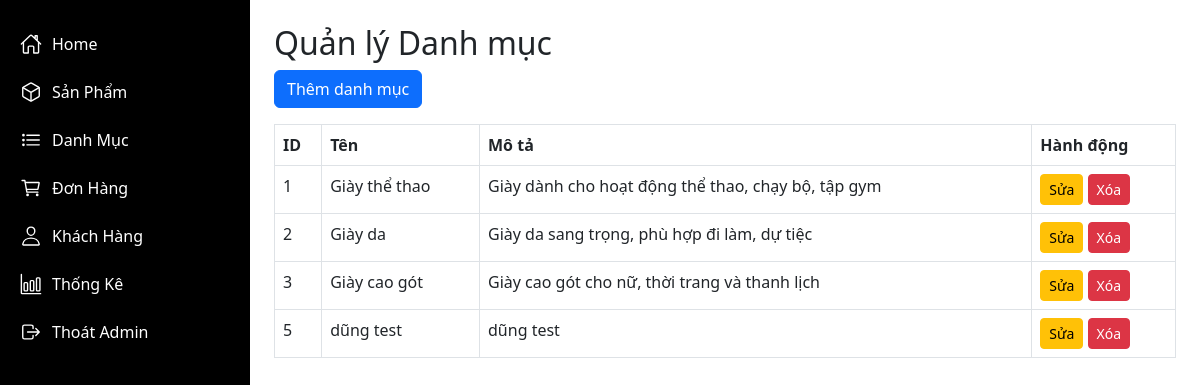
The page /index.php?action=categories (signed in) on the database its author committed.
### tables this page shows
CREATE TABLE `categories` (
  `category_id` int NOT NULL,
  `name` varchar(50) NOT NULL,
  `description` text
);

### app/core/Database.php (called while the page is built, shortened)
<?php
class Database {
    private $conn;
    public function __construct() {
        $this->host = getenv('DB_HOST') ?: 'localhost';
        $this->db_name = getenv('DB_NAME') ?: 'duan1';
        $this->username = getenv('DB_USER') ?: 'root';
        $this->password = getenv('DB_PASS') ?: '';
        try {
            $this->conn = new \PDO(
                "mysql:host=$this->host;dbname=$this->db_name;charset=utf8",
                $this->username,
                $this->password
            );
            $this->conn->setAttribute(\PDO::ATTR_ERRMODE, \PDO::ERRMODE_EXCEPTION);
        } catch (\PDOException $e) {
            die("Kết nối thất bại: " . $e->getMessage());
        }
    }
    public function getConnection() {
        return $this->conn;
    }
}

### app/models/CategoryModel.php (called while the page is built, shortened)
<?php
class CategoryModel {
    private $conn;
    public function __construct() {
        $database = new Database();
        $this->conn = $database->getConnection();
    }
    public function getAllCategories() {
        $query = "SELECT * FROM categories";
        $stmt = $this->conn->prepare($query);
        $stmt->execute();
        return $stmt->fetchAll(\PDO::FETCH_ASSOC);
    }
}

### app/controllers/AdminCategoryController.php (called while the page is built, shortened)
<?php
class AdminCategoryController {
    private $categoryModel;
    public function __construct() {
        $this->categoryModel = new CategoryModel();
    }
    public function index() {
        $categories = $this->categoryModel->getAllCategories();
        return $categories;
    }
}

### app/views/admin/categories/index.php (the view, shortened to what this page needs)
<!DOCTYPE html>
<html lang="vi">
<head>
    <link href="https://cdn.jsdelivr.net/npm/bootstrap@5.3.0/dist/css/bootstrap.min.css" rel="stylesheet">
</head>
<body class="d-flex">
    <div class="sidebar d-flex flex-column">
        <a href="/index.php?action=dashboard"><ion-icon name="home-outline"></ion-icon> Home</a>
        <a href="/index.php?action=products"><ion-icon name="cube-outline"></ion-icon> Sản Phẩm</a>
        <a href="/index.php?action=categories"><ion-icon name="list-outline"></ion-icon> Danh Mục</a>
        <a href="/index.php?action=orders"><ion-icon name="cart-outline"></ion-icon> Đơn Hàng</a>
        <a href="/index.php?action=users"><ion-icon name="person-outline"></ion-icon> Khách Hàng</a>
        <a href="/index.php?action=reports"><ion-icon name="bar-chart-outline"></ion-icon> Thống Kê</a>
        <a href="/logout"><ion-icon name="log-out-outline"></ion-icon> Thoát Admin</a>
    </div>
    <div class="flex-grow-1 p-4">
        <h2>Quản lý Danh mục</h2>
        <a href="/index.php?action=add_category" class="btn btn-primary mb-3">Thêm danh mục</a>
        <table class="table table-bordered">
            <thead>
                <tr>
                    <th>ID</th>
                    <th>Tên</th>
                    <th>Mô tả</th>
                    <th>Hành động</th>
                </tr>
            </thead>
            <tbody>
                <?php foreach ($categories as $category): ?>
                    <tr>
                        <td><?php echo $category['category_id']; ?></td>
                        <td><?php echo htmlspecialchars($category['name']); ?></td>
                        <td><?php echo htmlspecialchars($category['description'] ?? 'N/A'); ?></td>
                        <td>
                            <a href="/index.php?action=edit_category&id=<?php echo $category['category_id']; ?>" class="btn btn-sm btn-warning">Sửa</a>
                            <a href="/index.php?action=delete_category&id=<?php echo $category['category_id']; ?>" class="btn btn-sm btn-danger" onclick="return confirm('Bạn có chắc muốn xóa?')">Xóa</a>
                        </td>
                    </tr>
                <?php endforeach; ?>
            </tbody>
        </table>
    </div>
</body>
</html>

### app/views/admin/categories/index.php (style rules this page uses)
body { height: 100vh; }
.sidebar { width: 250px; height: 100%; background-color: black; padding-top: 20px; }
.sidebar a { color: white; text-decoration: none; padding: 12px 20px; display: flex; align-items: center; }
.sidebar a ion-icon { font-size: 22px; margin-right: 10px; }

### rows shown on the page
categories: category_id "1", name "Giày thể thao", description "Giày dành cho hoạt động thể thao, chạy bộ, tập gym"
categories: category_id "2", name "Giày da", description "Giày da sang trọng, phù hợp đi làm, dự tiệc"
categories: category_id "3", name "Giày cao gót", description "Giày cao gót cho nữ, thời trang và thanh lịch"
categories: category_id "5", name "dũng test", description "dũng test"
